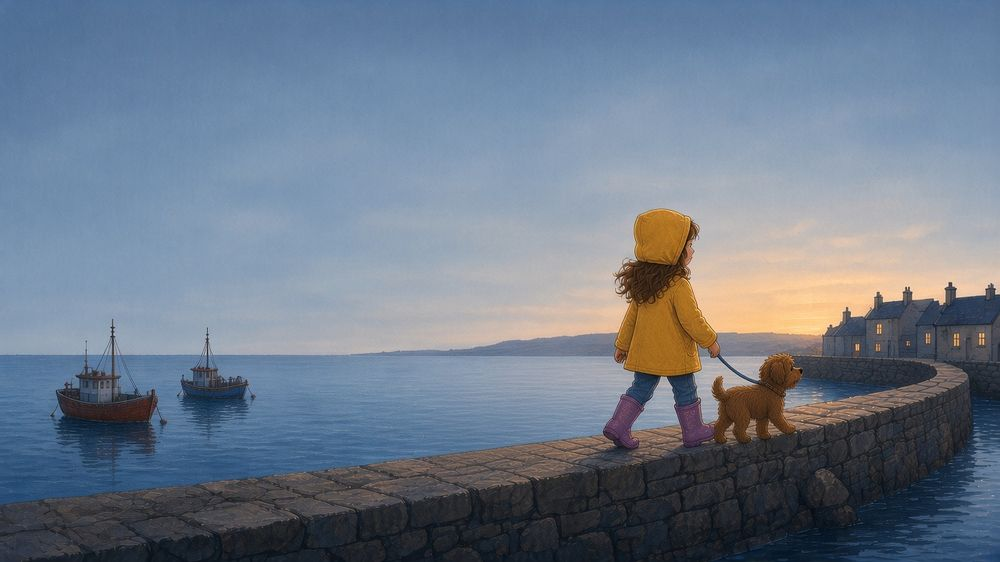
#> input picture examples/aesthetic-across-domains/illustration/src/after-art-r4.jpg, 1000 x 562 px
$ python compose_after.py
#> lines starting #> are read from the running program, lines starting #| are printed output that depends on the picture
### examples/aesthetic-across-domains/src/common.py
"""Shared helpers for examples/aesthetic-across-domains/ (Pillow + numpy).

font(rel, size, wght=None)    load a font from the repo's fonts/ library, optionally setting the weight axis
text_contrast(img, box, rgb)  WCAG ratio of a text colour against the mean and the most similar pixel in a box
chroma_stats(img)             mean and spread of LCh chroma, and the share of pixels above C*=40
side_by_side(a, b, out, ...)  labelled before/after sheet
"""
import os
import numpy as np
from PIL import Image, ImageDraw, ImageFont

REPO = os.path.abspath(os.path.join(os.path.dirname(__file__), "..", "..", ".."))
F = lambda *p: os.path.join(REPO, "fonts", *p)

def font(rel, size, wght=None):
    f = ImageFont.truetype(F(rel) if not rel.startswith("/") else rel, size)
    if wght is not None:
        try:
            axes = f.get_variation_axes()
            vals = []
            for a in axes:
                name = a.get("name", b"")
                name = name.decode() if isinstance(name, bytes) else name
                vals.append(wght if name.lower().startswith("weight") else a.get("default", a["minimum"]))
            f.set_variation_by_axes(vals)
        except Exception:
            pass
    return f

def _lin(c):
    c = c / 255.0
    return np.where(c <= 0.04045, c / 12.92, ((c + 0.055) / 1.055) ** 2.4)

def rel_lum(rgb):
    a = _lin(np.asarray(rgb, dtype=float))
    return a[..., 0] * 0.2126 + a[..., 1] * 0.7152 + a[..., 2] * 0.0722

def ratio(l1, l2):
    hi, lo = max(l1, l2), min(l1, l2)
    return (hi + 0.05) / (lo + 0.05)

def text_contrast(img, box, rgb):
    """Contrast of text colour rgb against the ground inside box (x0,y0,x1,y1) of img (before the text is drawn).
    Returns (ratio on the mean ground, ratio against the closest-luminance pixel: a harsh check)."""
    a = np.asarray(img.convert("RGB").crop(box), dtype=float).reshape(-1, 3)
    L = rel_lum(a)
    lt = float(rel_lum(np.array(rgb, dtype=float)))
    mean = float(rel_lum(a.mean(0)))
    worst = L[np.argmin(np.abs(L - lt))]
    return ratio(lt, mean), ratio(lt, float(worst))

# [83 lines left out: functions chroma_stats, side_by_side, static_font, stacked, not called in this run]

### examples/aesthetic-across-domains/illustration/src/compose_after.py
"""After: text set in code in Fredoka, flush left in the plain sky on the left page, clear of the fold."""
import sys, os
sys.path.insert(0, os.path.join(os.path.dirname(__file__), "..", "..", "src"))
from common import font, text_contrast
from PIL import Image, ImageDraw
here = os.path.dirname(__file__)
art = Image.open(os.path.join(here, "after-art-r4.jpg")).convert("RGB").resize((2560, 1440), Image.LANCZOS)
lines = ["Every evening,", "Nell and Biscuit walked", "the long way home,", "past the harbour wall."]
f = font("childrens-playful/fredoka/Fredoka[wdth,wght].ttf", 66, 500)
ink = (14, 22, 40)          # deep slate navy, from the sky's own hue family
x0, y0, lead = 190, 330, 92  # left margin 7.4% of width; leading 1.39
d = ImageDraw.Draw(art)
boxes = []
for i, t in enumerate(lines):
    w = d.textlength(t, font=f); boxes.append((x0, y0 + i * lead, int(x0 + w), y0 + i * lead + 80))
#> this loop made 4 passes
#> w on passes 1 to 4: 493.7, 765.2, 655.3, 726.6
#> after the loop, boxes = [(190, 330, 683, 410), (190, 422, 955, 502), (190, 514, 845, 594), (190, 606, 916, 686)]
res = [text_contrast(art, b, ink) for b in boxes]
#> in text_contrast, `mean = float(rel_lum(a.mean(0)))`: mean = 0.26
#> in text_contrast, `worst = L[np.argmin(np.abs(L - lt))]`: worst = 0.227
#> in ratio, `hi, lo = max(l1, l2), min(l1, l2)`: hi = 0.26; lo = 0.0082
#> res = [(5.33, 4.76), (5.84, 5.09), (6.17, 5.18), (6.46, 5.67)]
for b, r in zip(boxes, res):
    print("box", b, "mean %.2f:1  harsh %.2f:1" % r)
#> this loop made 4 passes
#> (b, r) on passes 1 to 4: ((190, 330, 683, 410), (5.33, 4.76)), ((190, 422, 955, 502), (5.84, 5.09)), ((190, 514, 845, 594), (6.17, 5.18)), ((190, 606, 916, 686), (6.46, 5.67))
#| box (190, 330, 683, 410) mean 5.33:1  harsh 4.76:1
#| box (190, 422, 955, 502) mean 5.84:1  harsh 5.09:1
#| box (190, 514, 845, 594) mean 6.17:1  harsh 5.18:1
#| box (190, 606, 916, 686) mean 6.46:1  harsh 5.67:1
print("rightmost text x:", max(b[2] for b in boxes), "fold zone starts at", int(2560 * 0.44))
#| rightmost text x: 955 fold zone starts at 1126
for i, t in enumerate(lines):
    d.text((x0, y0 + i * lead), t, font=f, fill=ink)
art.save(os.path.join(here, "..", "after.jpg"), quality=90)
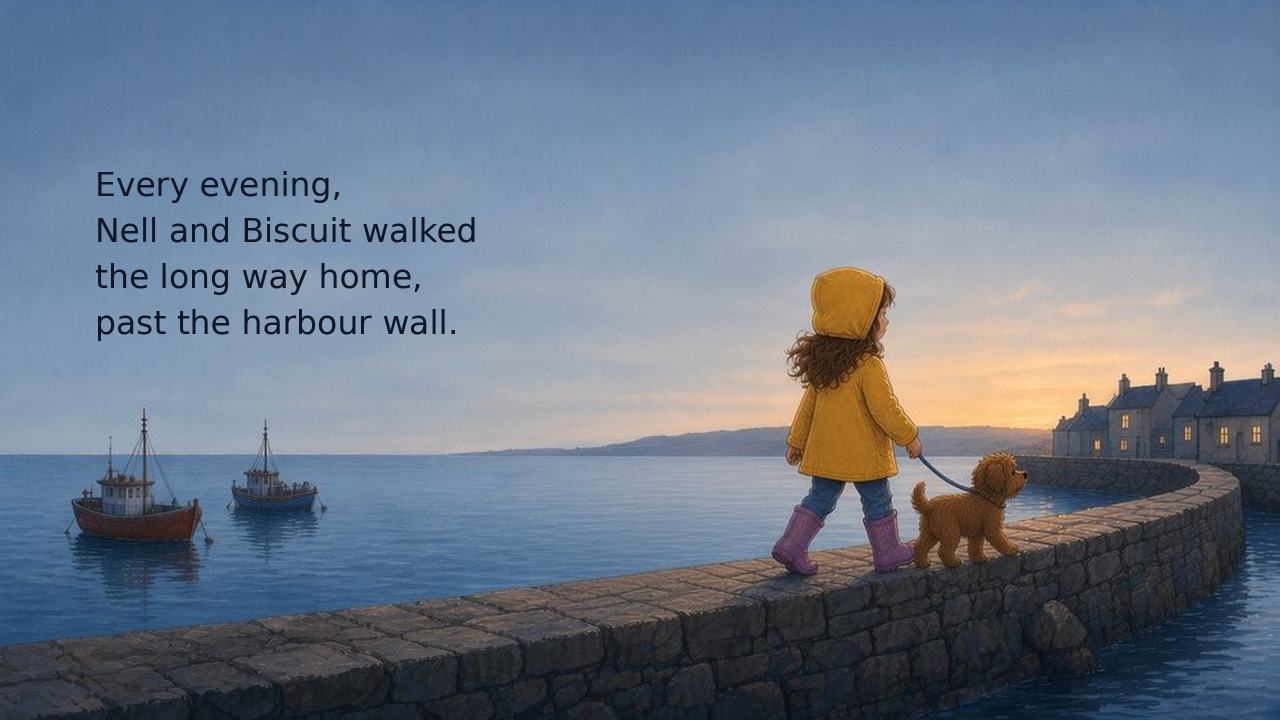
#> saved as after.jpg: PIL image 2560x1440 RGB (shown at 1/2 size); mean R, G, B 109.1, 121.3, 137.4

$ run again, with examples/aesthetic-across-domains/illustration/src/after-art-r2.jpg copied over examples/aesthetic-across-domains/illustration/src/after-art-r4.jpg
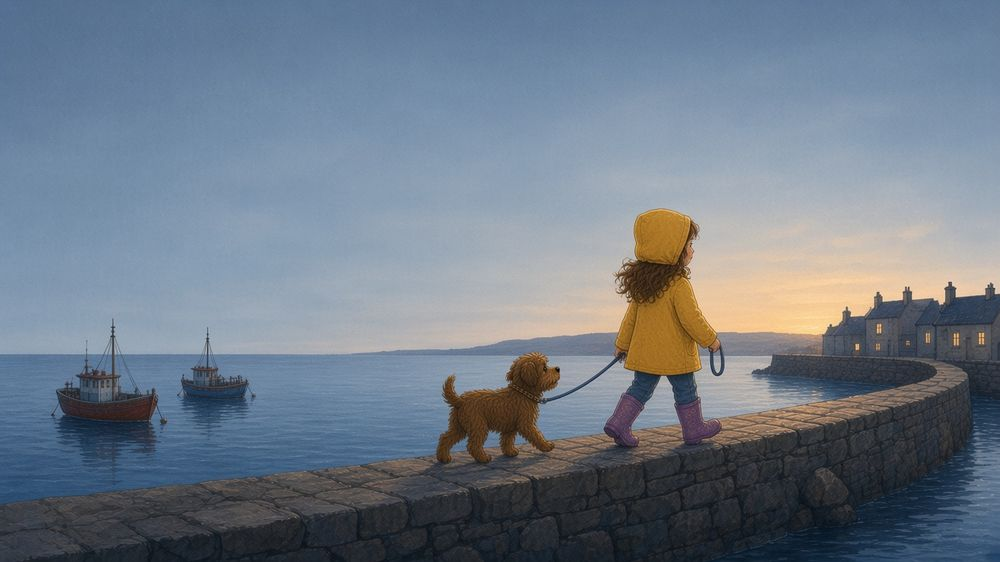
#> input picture examples/aesthetic-across-domains/illustration/src/after-art-r2.jpg, 1000 x 562 px
#> the loop `for i, t in enumerate(lines):` made 4 passes
#> w on passes 1 to 4: 493.7, 765.2, 655.3, 726.6
#> after the loop `for i, t in enumerate(lines):`: boxes = [(190, 330, 683, 410), (190, 422, 955, 502), (190, 514, 845, 594), (190, 606, 916, 686)]
#> mean = 0.253
#> worst = 0.213
#> hi = 0.253; lo = 0.0082
#> res = [(5.21, 4.53), (5.77, 5.03), (6.08, 5.1), (6.43, 5.51)]
#> the loop `for b, r in zip(boxes, res):` made 4 passes
#> (b, r) on passes 1 to 4: ((190, 330, 683, 410), (5.21, 4.53)), ((190, 422, 955, 502), (5.77, 5.03)), ((190, 514, 845, 594), (6.08, 5.1)), ((190, 606, 916, 686), (6.43, 5.51))
#> (printed output is left out)
#| rightmost text x: 955 fold zone starts at 1126
#> `art.save(os.path.join(here, "..", "after.jpg"), quality=90)`:
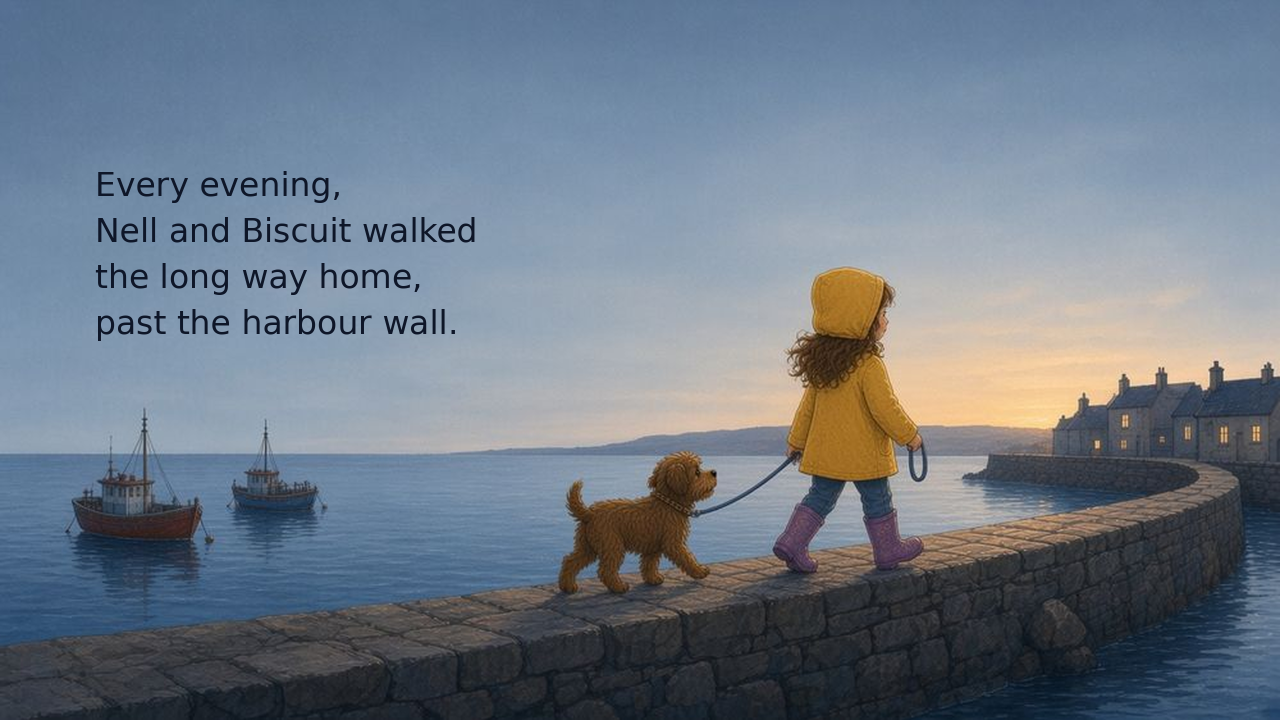
#> saved as after.jpg: PIL image 2560x1440 RGB (shown at 1/2 size); mean R, G, B 110.1, 121.5, 134.9
